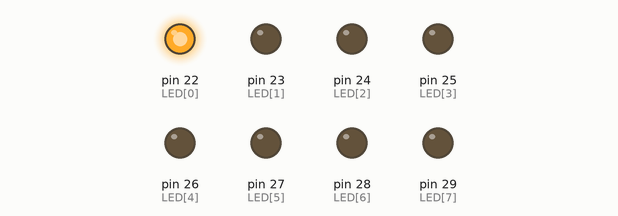
Simulated run of this sketch. Board: Arduino Mega 2560, built with avr-gcc and run on an emulated ATmega2560. On the bench: output pins drawn as LEDs (lit = HIGH).

Above: at 0.2 s.
At 1.2 s:
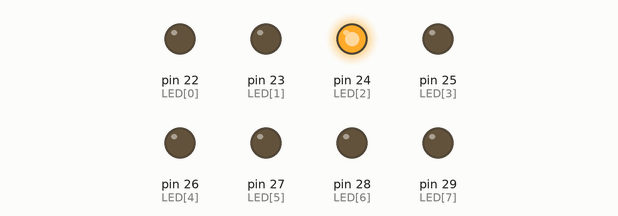
At 2.2 s:
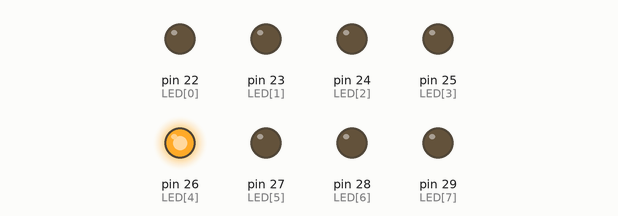
At 4.2 s:
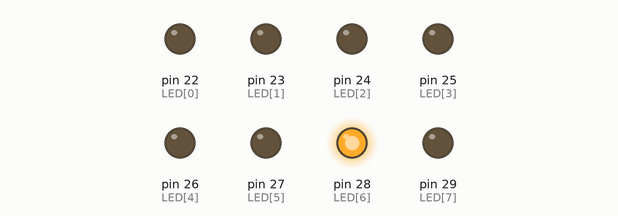
At 6.7 s:
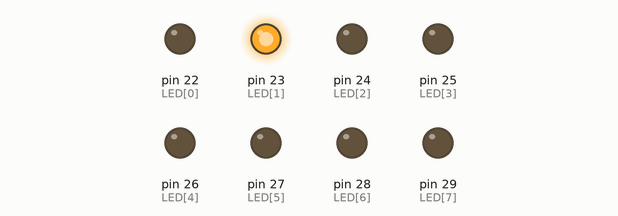
At 8.7 s:
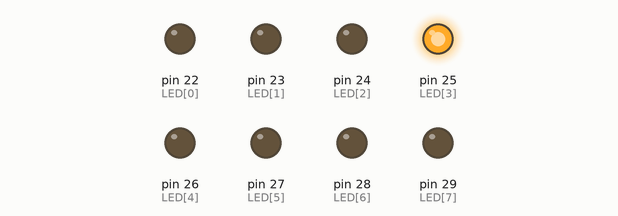
Timing chart, 0 to 9.1 s (numbered marks = the images above):
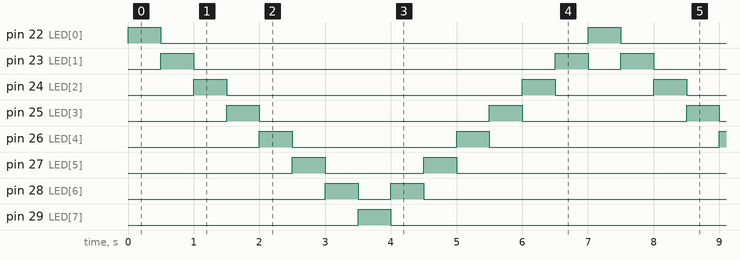

The sketch:

LED_Running_4.ino
```cpp
/* Author : Mr.KRITTINUNT CHOBTRONG */

byte LED[8] = {22, 23, 24, 25, 26, 27, 28, 29};
byte j = 1;

void outport8bit(byte data)
{
  int i;
  for (i=0; i<8; i++)
  {
    if ((data & bit(i)) == bit(i))
      digitalWrite(LED[i], HIGH);
    else
      digitalWrite(LED[i], LOW);
  }
}

void setup() {
  // put your setup code here, to run once:
  int i;
  for (i=0; i<8; i++)
    pinMode(LED[i], OUTPUT);
}

void loop() {
  // put your main code here, to run repeatedly:
  int i;
  for (i=0; i<7; i++)
  {
    outport8bit(j);
    delay(500);
    j = j << 1;
  }

  for (i=0; i<7; i++)
  {
    outport8bit(j);
    delay(500);
    j = j >> 1;
  }
}
```

Measured:
- by itself, pin 22 (LED[0]), pin 29 (LED[7]): alternates HIGH for 0.50 s and LOW for 6.5 s
- by itself, pin 23 (LED[1]): repeats every 7.0 s: LOW 5.5 s, HIGH 0.50 s, LOW 0.50 s, HIGH 0.50 s
- by itself, pin 24 (LED[2]): repeats every 7.0 s: LOW 4.5 s, HIGH 0.50 s, LOW 1.5 s, HIGH 0.50 s
- by itself, pin 25 (LED[3]): repeats every 7.0 s: LOW 3.5 s, HIGH 0.50 s, LOW 2.5 s, HIGH 0.50 s
- by itself, pin 26 (LED[4]): repeats every 7.0 s: LOW 2.5 s, HIGH 0.50 s, LOW 3.5 s, HIGH 0.50 s
- by itself, pin 27 (LED[5]): repeats every 7.0 s: LOW 1.5 s, HIGH 0.50 s, LOW 4.5 s, HIGH 0.50 s
- by itself, pin 28 (LED[6]): repeats every 7.0 s: LOW 0.50 s, HIGH 0.50 s, LOW 5.5 s, HIGH 0.50 s
